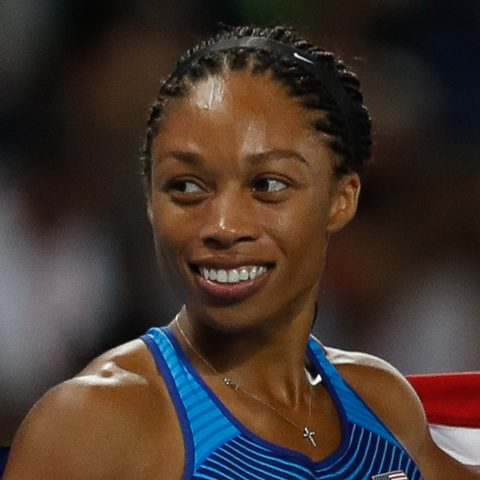
#> input picture img/personen/allyson-felix.jpg, 480 x 480 px
$ python -i haal_fotos.py   (imports and definitions only)   (Python 2 division)
#> lines starting #> are read from the running program, lines starting #| are printed output that depends on the picture
"""
Haalt voor iedereen in data/ een vrije foto van Wikipedia (Wikimedia Commons),
snijdt die vierkant bij rond het gezicht en zet hem in img/personen/.
Schrijft daarna data/fotos.js (naam -> bestand) en img/personen/BRONNEN.md.

Gebruik: python3 tools/haal_fotos.py            (alleen ontbrekende foto's)
         python3 tools/haal_fotos.py --opnieuw "Naam"   (één foto opnieuw)

Een foto klopt niet? Zet de juiste Wikipedia-pagina of het Commons-bestand in
OVERRIDES en draai het script opnieuw met --opnieuw "Naam".
"""
import io
import json
import pathlib
import re
import sys
import time
import unicodedata
import urllib.parse
import urllib.error
import urllib.request

import cv2
import numpy as np
from PIL import Image, ImageOps

MAP = pathlib.Path(__file__).resolve().parent.parent
FOTOMAP = MAP / "img" / "personen"
UA = {"User-Agent": "kerstspellen-fotoscript/1.0 (familiespel)"}
MAAT = 480

# naam -> "en:Pagina", "nl:Pagina" of "File:Bestand.jpg"
OVERRIDES = {
    'Dwayne "The Rock" Johnson': "en:Dwayne Johnson",
    "Nikkie de Jager": "en:NikkieTutorials",
    "Snelle": "nl:Snelle",
    "Kalvijn": "nl:Kalvijn",
    "Famke Louise": "nl:Famke Louise",
    "Bram Krikke": "nl:Bram Krikke",
    "Monica Geuze": "nl:Monica Geuze",
    "Dylan Haegens": "nl:Dylan Haegens",
    "Enzo Knol": "nl:Enzo Knol",
    "Davina Michelle": "nl:Davina Michelle",
    "Joost Klein": "nl:Joost Klein",
    "Yolanthe Cabau": "nl:Yolanthe Cabau",
    # Hoofdfoto op Wikipedia was niet goed bruikbaar (meerdere mensen, gezicht te klein):
    "Matthijs de Ligt": "File:Deligt-juventus-2019 (cropped).jpg",
    "Dorian van Rijsselberghe": "File:Dorian van Rijsselberghe Rio 2016.jpg",
}


# [16 lines left out: function namen, not called in this run]


def slug(naam):
    s = unicodedata.normalize("NFKD", naam).encode("ascii", "ignore").decode()
    return re.sub(r"[^a-z0-9]+", "-", s.lower()).strip("-")


# [11 lines left out: function haal, not called in this run]


def haal_json(url):
    return json.loads(haal(url))


# [39 lines left out: functions pagina_foto, commons_foto, zoek, not called in this run]


MODEL = MAP / "tools" / ".cache" / "yunet.onnx"
MODEL_URL = "https://github.com/opencv/opencv_zoo/raw/main/models/face_detection_yunet/face_detection_yunet_2023mar.onnx"


# [9 lines left out: function gezichten, not called in this run]


def vierkant(img):
    """Vierkant uitsnijden met het (grootste) gezicht in beeld, of bovenaan het midden."""
    w, h = img.size
    gevonden = gezichten(img)
    if gevonden:
        x, y, fw, fh = max(gevonden, key=lambda g: g[2] * g[3])
        cx, cy = x + fw / 2, y + fh / 2
        zijde = min(w, h, max(fw * 2.6, min(w, h) * 0.45))
    else:
        cx, cy = w / 2, min(h / 2, w / 2 + h * 0.05)
        zijde = min(w, h)
    links = int(max(0, min(w - zijde, cx - zijde / 2)))
    boven = int(max(0, min(h - zijde, cy - zijde * 0.45)))
    return img.crop((links, boven, links + int(zijde), boven + int(zijde))).resize((MAAT, MAAT), Image.LANCZOS)


# [36 lines left out: function main, not called in this run]


# [2 lines not run here, left out]

>>> import cv2
>>> picture = cv2.imread('../img/personen/allyson-felix.jpg', cv2.IMREAD_GRAYSCALE)
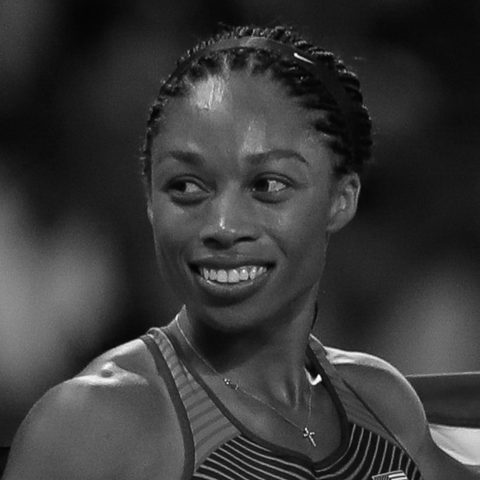
#> picture: shape (480, 480); min 0, max 255, mean 56.2
#> (the run stopped early here; a loop or call above may not have finished)

$ run again, on img/personen/ariana-grande.jpg
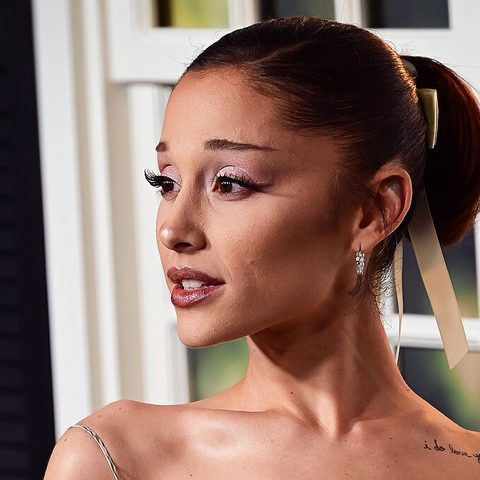
#> input picture img/personen/ariana-grande.jpg, 480 x 480 px
#> `picture = cv2.imread('../img/personen/allyson-felix.jpg', cv2.IMREAD_G..`:
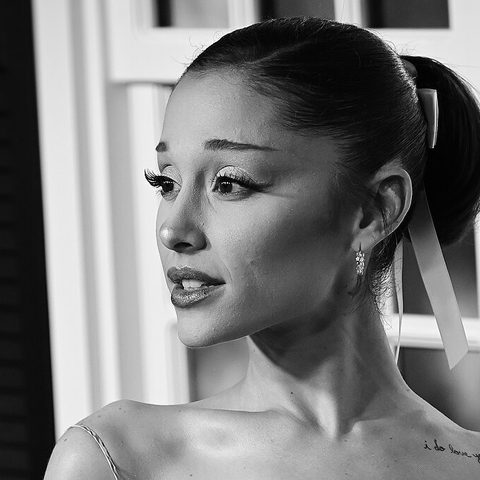
#> picture: shape (480, 480); min 0, max 255, mean 121.8

$ run again, on img/personen/armand-duplantis.jpg
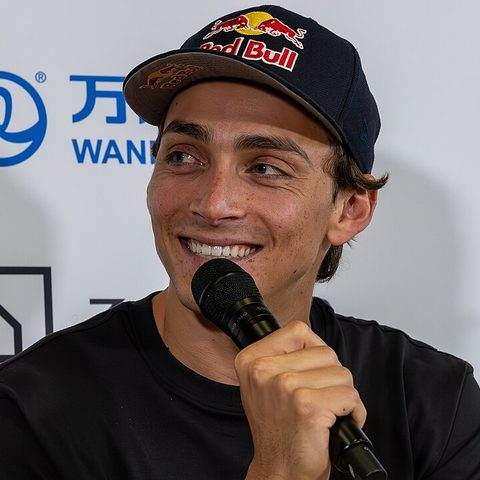
#> input picture img/personen/armand-duplantis.jpg, 480 x 480 px
#> `picture = cv2.imread('../img/personen/allyson-felix.jpg', cv2.IMREAD_G..`:
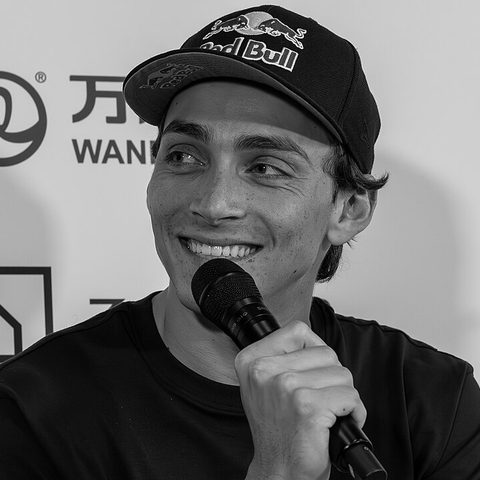
#> picture: shape (480, 480); min 0, max 255, mean 109
